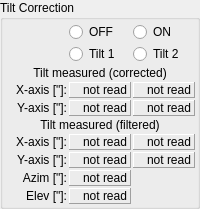
           <widget class="QGroupBox" name="groupBox_tilt_correction">
            <property name="sizePolicy">
             <sizepolicy hsizetype="Preferred" vsizetype="Preferred">
              <horstretch>0</horstretch>
              <verstretch>0</verstretch>
             </sizepolicy>
            </property>
            <property name="title">
             <string>Tilt Correction</string>
            </property>
            <layout class="QGridLayout" name="gridLayout_17">
             <property name="leftMargin">
              <number>2</number>
             </property>
             <property name="topMargin">
              <number>2</number>
             </property>
             <property name="rightMargin">
              <number>2</number>
             </property>
             <property name="bottomMargin">
              <number>2</number>
             </property>
             <property name="spacing">
              <number>2</number>
             </property>
             <item row="10" column="0">
              <widget class="QLabel" name="label_69">
               <property name="text">
                <string>Azim [&quot;]:</string>
               </property>
               <property name="alignment">
                <set>Qt::AlignRight|Qt::AlignTrailing|Qt::AlignVCenter</set>
               </property>
              </widget>
             </item>
             <item row="8" column="2">
              <widget class="QLabel" name="opcua_TiltXFilt_Two">
               <property name="frameShape">
                <enum>QFrame::Panel</enum>
               </property>
               <property name="frameShadow">
                <enum>QFrame::Raised</enum>
               </property>
               <property name="text">
                <string>not read</string>
               </property>
               <property name="alignment">
                <set>Qt::AlignRight|Qt::AlignTrailing|Qt::AlignVCenter</set>
               </property>
               <property name="opcua" stdset="0">
                <string>Pointing.Status.TiltXFilt_Two</string>
               </property>
              </widget>
             </item>
             <item row="1" column="1">
              <widget class="QRadioButton" name="button_tilt_correction_meter_1">
               <property name="text">
                <string>Tilt 1</string>
               </property>
               <property name="opcua_cmd" stdset="0">
                <string>Pointing.Commands.PmCorrOnOff</string>
               </property>
              </widget>
             </item>
             <item row="8" column="0">
              <widget class="QLabel" name="label_65">
               <property name="text">
                <string>X-axis [&quot;]:</string>
               </property>
               <property name="alignment">
                <set>Qt::AlignRight|Qt::AlignTrailing|Qt::AlignVCenter</set>
               </property>
              </widget>
             </item>
             <item row="0" column="2">
              <widget class="QRadioButton" name="button_tilt_correction_on">
               <property name="text">
                <string>ON</string>
               </property>
               <property name="opcua" stdset="0">
                <string>Pointing.Status.TiltCorrActive</string>
               </property>
               <property name="opcua_type" stdset="0">
                <string>Boolean</string>
               </property>
              </widget>
             </item>
             <item row="4" column="0">
              <widget class="QLabel" name="label_80">
               <property name="text">
                <string>X-axis [&quot;]:</string>
               </property>
               <property name="alignment">
                <set>Qt::AlignRight|Qt::AlignTrailing|Qt::AlignVCenter</set>
               </property>
              </widget>
             </item>
             <item row="5" column="2">
              <widget class="QLabel" name="opcua_TiltYArcsec_Two">
               <property name="frameShape">
                <enum>QFrame::Panel</enum>
               </property>
               <property name="frameShadow">
                <enum>QFrame::Raised</enum>
               </property>
               <property name="text">
                <string>not read</string>
               </property>
               <property name="alignment">
                <set>Qt::AlignRight|Qt::AlignTrailing|Qt::AlignVCenter</set>
               </property>
               <property name="opcua" stdset="0">
                <string>Pointing.Status.TiltYArcsec_Two</string>
               </property>
              </widget>
             </item>
             <item row="12" column="1">
              <widget class="QLabel" name="opcua_TiltCorrVal_Az">
               <property name="frameShape">
                <enum>QFrame::Panel</enum>
               </property>
               <property name="frameShadow">
                <enum>QFrame::Raised</enum>
               </property>
               <property name="text">
                <string>not read</string>
               </property>
               <property name="alignment">
                <set>Qt::AlignRight|Qt::AlignTrailing|Qt::AlignVCenter</set>
               </property>
               <property name="opcua" stdset="0">
                <string>Pointing.Status.TiltCorrVal_El</string>
               </property>
              </widget>
             </item>
             <item row="4" column="1">
              <widget class="QLabel" name="opcua_TiltXArcsec_One">
               <property name="frameShape">
                <enum>QFrame::Panel</enum>
               </property>
               <property name="frameShadow">
                <enum>QFrame::Raised</enum>
               </property>
               <property name="text">
                <string>not read</string>
               </property>
               <property name="alignment">
                <set>Qt::AlignRight|Qt::AlignTrailing|Qt::AlignVCenter</set>
               </property>
               <property name="opcua" stdset="0">
                <string>Pointing.Status.TiltXArcsec_One</string>
               </property>
              </widget>
             </item>
             <item row="9" column="0">
              <widget class="QLabel" name="label_68">
               <property name="text">
                <string>Y-axis [&quot;]:</string>
               </property>
               <property name="alignment">
                <set>Qt::AlignRight|Qt::AlignTrailing|Qt::AlignVCenter</set>
               </property>
              </widget>
             </item>
             <item row="1" column="2">
              <widget class="QRadioButton" name="button_tilt_correction_meter_2">
               <property name="text">
                <string>Tilt 2</string>
               </property>
               <property name="opcua_cmd" stdset="0">
                <string>Pointing.Commands.PmCorrOnOff</string>
               </property>
              </widget>
             </item>
             <item row="7" column="0" colspan="3">
              <widget class="QLabel" name="label_66">
               <property name="sizePolicy">
                <sizepolicy hsizetype="Expanding" vsizetype="Preferred">
                 <horstretch>0</horstretch>
                 <verstretch>0</verstretch>
                </sizepolicy>
               </property>
               <property name="text">
                <string>Tilt measured (filtered)</string>
               </property>
               <property name="alignment">
                <set>Qt::AlignBottom|Qt::AlignHCenter</set>
               </property>
              </widget>
             </item>
             <item row="12" column="0">
              <widget class="QLabel" name="label_70">
               <property name="text">
                <string>Elev [&quot;]:</string>
               </property>
               <property name="alignment">
                <set>Qt::AlignRight|Qt::AlignTrailing|Qt::AlignVCenter</set>
               </property>
              </widget>
             </item>
             <item row="2" column="0" colspan="3">
              <widget class="QLabel" name="label_71">
               <property name="sizePolicy">
                <sizepolicy hsizetype="Expanding" vsizetype="Preferred">
                 <horstretch>0</horstretch>
                 <verstretch>0</verstretch>
                </sizepolicy>
               </property>
               <property name="text">
                <string>Tilt measured (corrected)</string>
               </property>
               <property name="alignment">
                <set>Qt::AlignBottom|Qt::AlignHCenter</set>
               </property>
              </widget>
             </item>
             <item row="9" column="1">
              <widget class="QLabel" name="opcua_TiltYFilt_One">
               <property name="frameShape">
                <enum>QFrame::Panel</enum>
               </property>
               <property name="frameShadow">
                <enum>QFrame::Raised</enum>
               </property>
               <property name="text">
                <string>not read</string>
               </property>
               <property name="alignment">
                <set>Qt::AlignRight|Qt::AlignTrailing|Qt::AlignVCenter</set>
               </property>
               <property name="opcua" stdset="0">
                <string>Pointing.Status.TiltYFilt_One</string>
               </property>
              </widget>
             </item>
             <item row="10" column="1">
              <widget class="QLabel" name="opcua_TiltCorrVal_El">
               <property name="frameShape">
                <enum>QFrame::Panel</enum>
               </property>
               <property name="frameShadow">
                <enum>QFrame::Raised</enum>
               </property>
               <property name="text">
                <string>not read</string>
               </property>
               <property name="alignment">
                <set>Qt::AlignRight|Qt::AlignTrailing|Qt::AlignVCenter</set>
               </property>
               <property name="opcua" stdset="0">
                <string>Pointing.Status.TiltCorrVal_Az</string>
               </property>
              </widget>
             </item>
             <item row="0" column="1">
              <widget class="QRadioButton" name="button_tilt_correction_off">
               <property name="text">
                <string>OFF</string>
               </property>
               <property name="opcua" stdset="0">
                <string>Pointing.Status.TiltCorrActive</string>
               </property>
               <property name="opcua_type" stdset="0">
                <string>Boolean</string>
               </property>
              </widget>
             </item>
             <item row="5" column="1">
              <widget class="QLabel" name="opcua_TiltYArcsec_One">
               <property name="frameShape">
                <enum>QFrame::Panel</enum>
               </property>
               <property name="frameShadow">
                <enum>QFrame::Raised</enum>
               </property>
               <property name="text">
                <string>not read</string>
               </property>
               <property name="alignment">
                <set>Qt::AlignRight|Qt::AlignTrailing|Qt::AlignVCenter</set>
               </property>
               <property name="opcua" stdset="0">
                <string>Pointing.Status.TiltYArcsec_One</string>
               </property>
              </widget>
             </item>
             <item row="8" column="1">
              <widget class="QLabel" name="opcua_TiltXFilt_One">
               <property name="frameShape">
                <enum>QFrame::Panel</enum>
               </property>
               <property name="frameShadow">
                <enum>QFrame::Raised</enum>
               </property>
               <property name="text">
                <string>not read</string>
               </property>
               <property name="alignment">
                <set>Qt::AlignRight|Qt::AlignTrailing|Qt::AlignVCenter</set>
               </property>
               <property name="opcua" stdset="0">
                <string>Pointing.Status.TiltXFilt_One</string>
               </property>
              </widget>
             </item>
             <item row="4" column="2">
              <widget class="QLabel" name="opcua_TiltXArcsec_Two">
               <property name="frameShape">
                <enum>QFrame::Panel</enum>
               </property>
               <property name="frameShadow">
                <enum>QFrame::Raised</enum>
               </property>
               <property name="text">
                <string>not read</string>
               </property>
               <property name="alignment">
                <set>Qt::AlignRight|Qt::AlignTrailing|Qt::AlignVCenter</set>
               </property>
               <property name="opcua" stdset="0">
                <string>Pointing.Status.TiltXArcsec_Two</string>
               </property>
              </widget>
             </item>
             <item row="5" column="0">
              <widget class="QLabel" name="label_67">
               <property name="text">
                <string>Y-axis [&quot;]:</string>
               </property>
               <property name="alignment">
                <set>Qt::AlignRight|Qt::AlignTrailing|Qt::AlignVCenter</set>
               </property>
              </widget>
             </item>
             <item row="9" column="2">
              <widget class="QLabel" name="opcua_TiltYFilt_Two">
               <property name="frameShape">
                <enum>QFrame::Panel</enum>
               </property>
               <property name="frameShadow">
                <enum>QFrame::Raised</enum>
               </property>
               <property name="text">
                <string>not read</string>
               </property>
               <property name="alignment">
                <set>Qt::AlignRight|Qt::AlignTrailing|Qt::AlignVCenter</set>
               </property>
               <property name="opcua" stdset="0">
                <string>Pointing.Status.TiltYFilt_Two</string>
               </property>
              </widget>
             </item>
            </layout>
           </widget>
